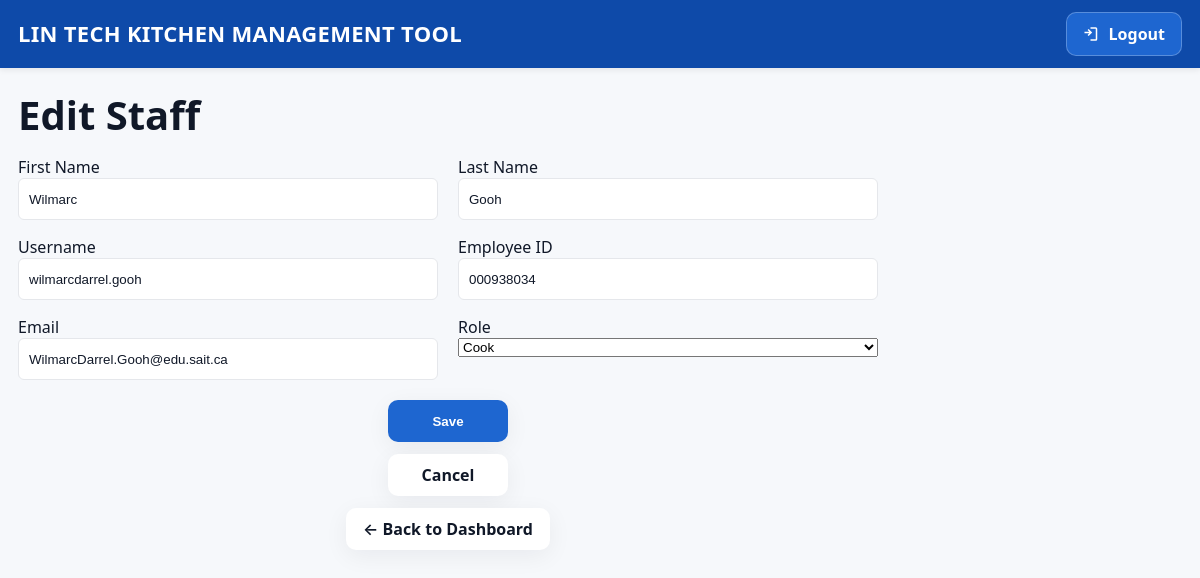
The page /staff/4/edit (signed in) on the database as committed earlier.
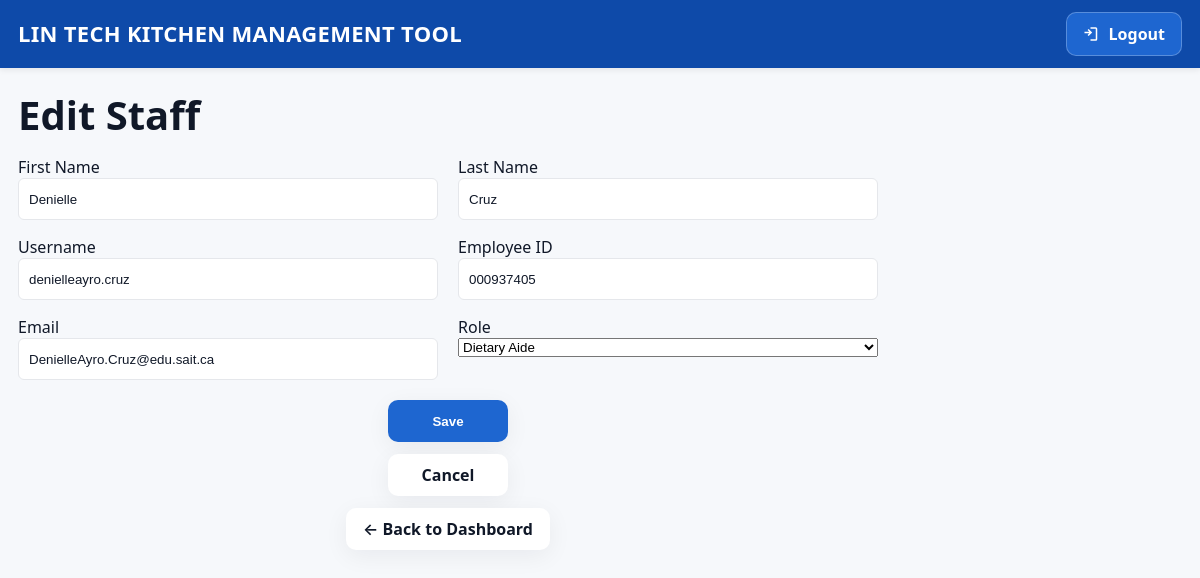
The same page on the database as committed later.
### models.py (models this page shows, shortened)
class User(db.Model):
    __tablename__ = "user"
    id = db.Column(db.Integer, primary_key=True)
    first_name = db.Column(db.String(80))
    last_name = db.Column(db.String(80))
    username = db.Column(db.String(80), unique=True, nullable=False)
    employee_id = db.Column(db.String(40), unique=True)
    email = db.Column(db.String(255))
    role = db.Column(db.String(40), nullable=False, default="Dietary Aide")
    password_hash = db.Column(db.String(255), nullable=False)
    must_change_password = db.Column(db.Boolean, default=False)
    created_at = db.Column(db.DateTime, default=datetime.utcnow)
    updated_at = db.Column(db.DateTime, default=datetime.utcnow, onupdate=datetime.utcnow)

### app.py (the view, shortened to what this page needs)
    @app.route("/staff/<int:uid>/edit", methods=["GET", "POST"])
    @login_required
    @roles_required("Manager")
    def staff_edit(uid):
        u = User.query.get_or_404(uid)
        values = {
            "first_name":  u.first_name  or "",
            "last_name":   u.last_name   or "",
            "username":    u.username    or "",
            "employee_id": u.employee_id or "",
            "email":       u.email       or "",
            "role":        u.role        or "Dietary Aide",
        }
        return render_template("staff_form.html", mode="edit", values=values, roles=ROLES, user_id=u.id)

### templates/staff_form.html (shortened to what this page needs)
{% extends "base.html" %}
{% block content %}
<h1>{{ 'Edit Staff' if mode == 'edit' else 'New Staff' }}</h1>
<form method="post" class="form-grid">
  <div class="fg">
    <label class="form-label">First Name</label>
    <input class="form-control" type="text" name="first_name"
           value="{{ values.first_name | default('') }}">
  </div>
  <div class="fg">
    <label class="form-label">Last Name</label>
    <input class="form-control" type="text" name="last_name"
           value="{{ values.last_name | default('') }}">
  </div>
  <div class="fg">
    <label class="form-label">Username</label>
    <input class="form-control" type="text" name="username"
           value="{{ values.username | default('') }}">
  </div>
  <div class="fg">
    <label class="form-label">Employee ID</label>
    <input class="form-control" type="text" name="employee_id"
           value="{{ values.employee_id | default('') }}">
  </div>
  <div class="fg">
    <label class="form-label">Email</label>
    <input class="form-control" type="email" name="email"
           value="{{ values.email | default('') }}">
  </div>
  <div class="fg">
    <label class="form-label">Role</label>
    {% set current_role = values.role | default('Dietary Aide') %}
    <select class="form-select" name="role">
      {% for r in roles %}
        <option value="{{ r }}" {{ 'selected' if r == current_role else '' }}>
          {{ r }}
        </option>
      {% endfor %}
    </select>
  </div>
  <div class="fg fg-actions">
    <button class="btn btn-primary btn-action" type="submit">
      {{ 'Save' if mode == 'edit' else 'Create' }}
    </button>
    <a class="btn btn-outline-secondary btn-action" href="{{ url_for('staff_list') }}">Cancel</a>
    <a class="btn btn-link" href="{{ url_for('dashboard') }}">← Back to Dashboard</a>
  </div>
</form>
{% endblock %}

Rows that differ between the two databases and show on the page:
changed User: first_name "Wilmarc" → "Denielle"; last_name "Gooh" → "Cruz"; username "wilmarcdarrel.gooh" → "denielleayro.cruz"; employee_id "000938034" → "000937405"; email "WilmarcDarrel.Gooh@edu.sait.ca" → "DenielleAyro.Cruz@edu.sait.ca"
Other text that changed with them:
form field role: "Cook" → "Dietary Aide"
